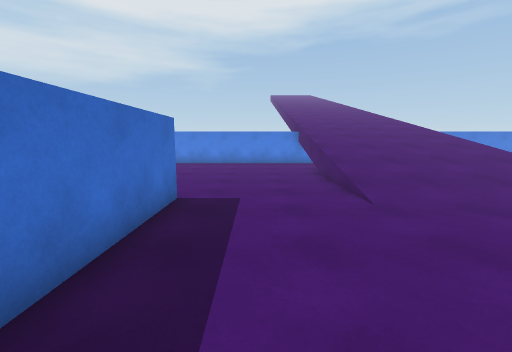
view 1 (above)

19 first-person views from a walk through a Unity game level. The camera is 1.5 m above the floor, tilts 8° down and sees 90° across. The floor is counted in squares, 1 m on a side. Each view is taken from the middle of a square. On the plan, view 1 faces up. The plan holds only what a view shows up to about 13 squares ahead; the rest is blank. The place goes on beyond the plan. The player character is not drawn. Surface patterns are stand-ins for the level's own textures.

view 2
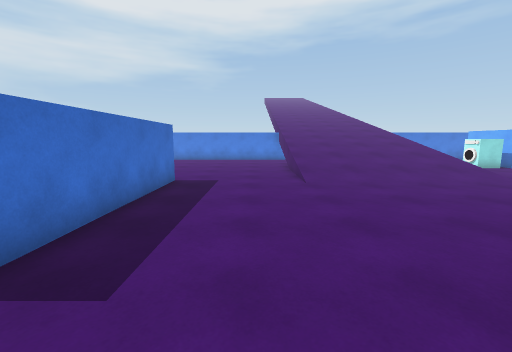

view 3
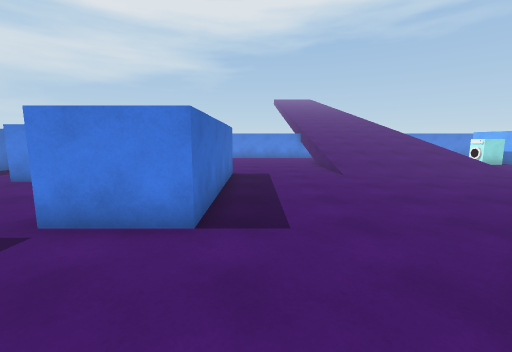

view 4
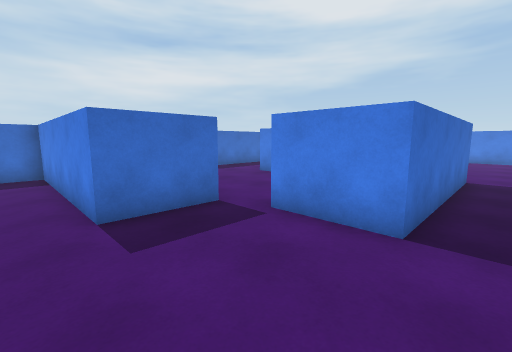

view 5
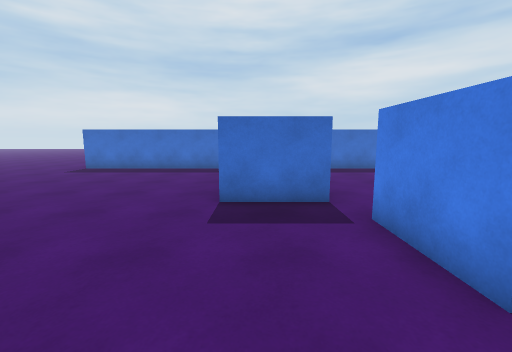

view 6
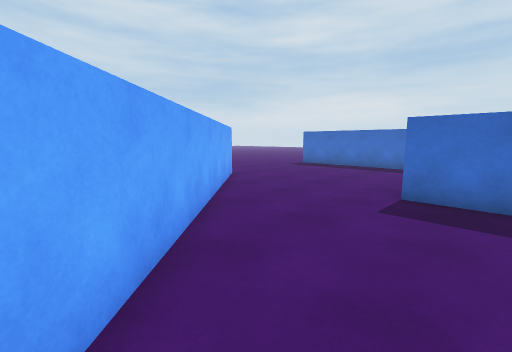

view 7
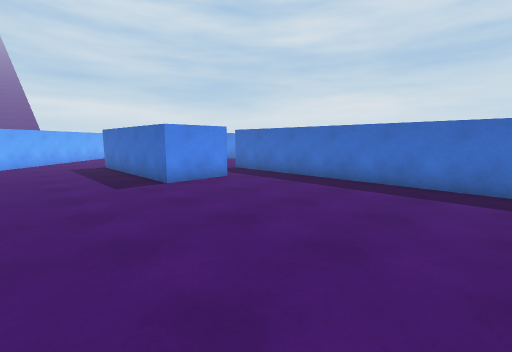

view 8
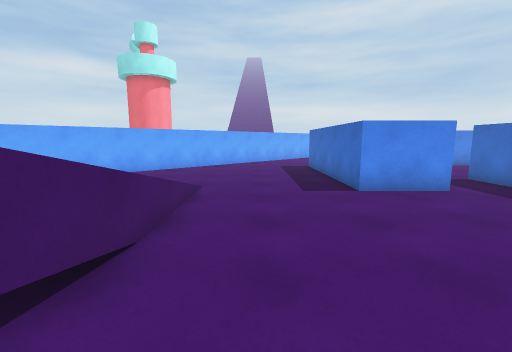

view 9
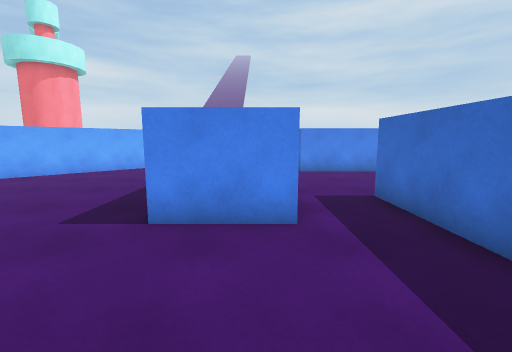

view 10
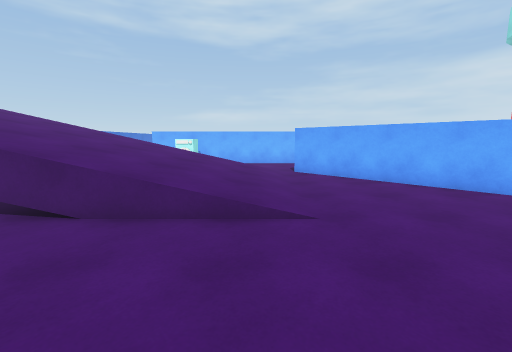

view 11
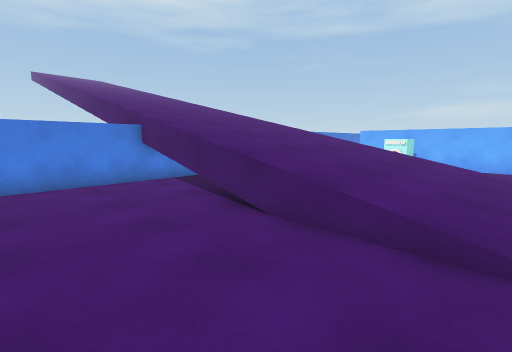

view 12
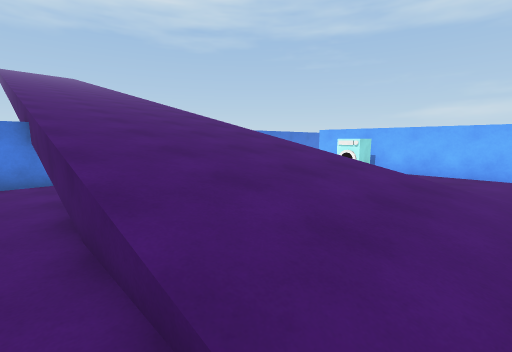

view 13
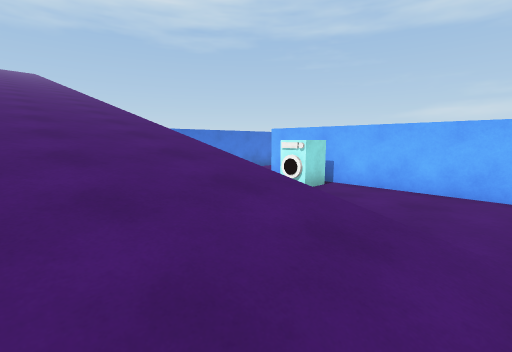

view 14
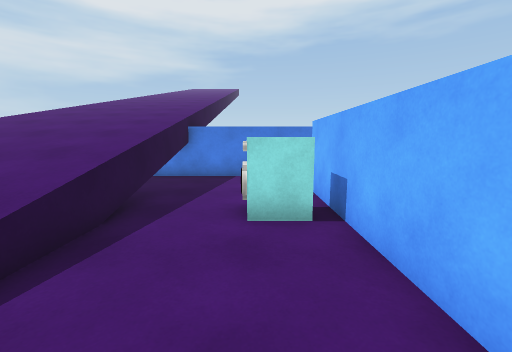

view 15
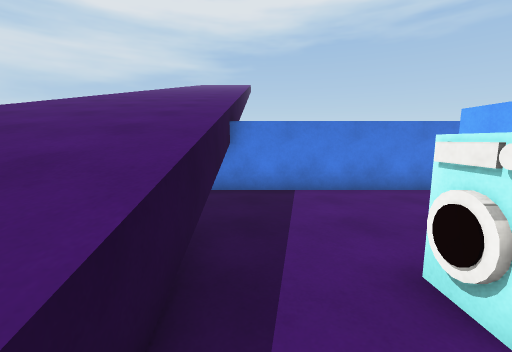

view 16
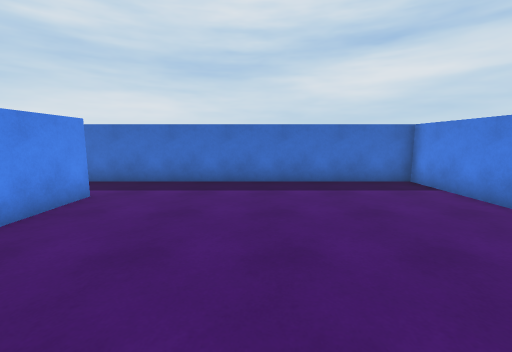

view 17
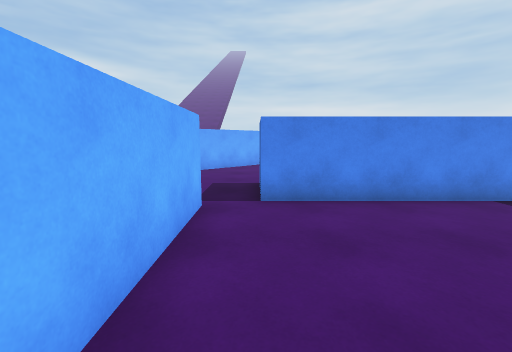

view 18
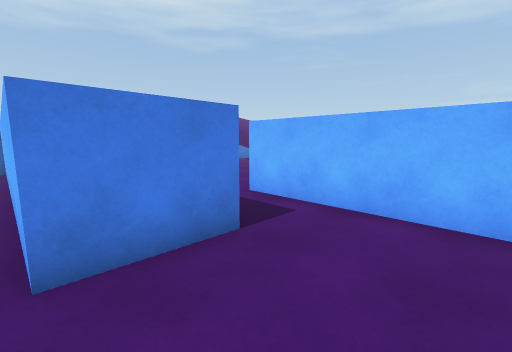

view 19
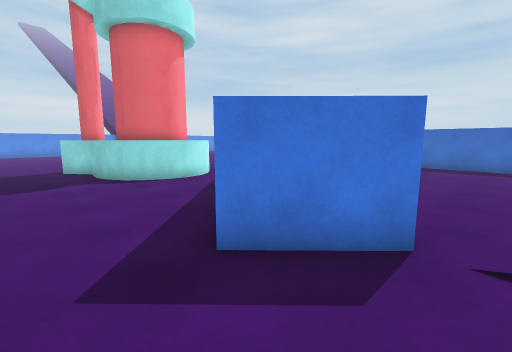

### Floor plan
Key: @ floor where view 1 was taken; # wall or solid block; . main floor; : floor 0.5 m higher than the main floor; + floor 2 m higher than the main floor; * floor 2.5 m higher than the main floor; / step, stairs or slope; = window, fence, low wall or low ledge; ^ raised ledge; v drop or lower ground; O other object.
Columns run from 10 left of view 1 to 16 right of it. Each row starts with its distance up from view 1.
 19              ///////#
 18              ///////=
 17     +++  ++++///////*++++++
 16 v  ..........///////#......
 15 .  ..........///////#.....
 14 .  ..........///////#....#
 13 .  ..........///////#....+
 12 .  ..........///////=..OO+
 11 .  ..........///////=..OO+
 10 .  ..........///////=....+
  9 .  ..........///////=....+
  8 .  ..........///////:....+
  7 .  ..........////////....+
  6 .  ..####................+
  5 .  ..#  #...........#...
  4 .....#  #..........###...
  3 .....#  #.........## ##..
  2 .....#  #........##   ...
  1 .....#  #.......##   ....
  0 .....## #.@....##   .....
 -1 #####.###.....##   ......
 -2     #........##   .......
 -3     #.......##    .^.....
 -4 #####......##    ^^^^....
 -5 ..........##      ^ ^^...
 -6 .........##         ^^...
 -7 ........##           O...
 -8 .......##           OOO..
 -9 ......##              ...
-10 .....##               ...

Where each view was taken, in squares from view 1:
view 1: 0 up, 0 right, facing up
view 2: 3 down, 1 right, facing up
view 3: 5 down, 1 left, facing up
view 4: 5 down, 1 left, facing up-left
view 5: 3 down, 0 right, facing left
view 6: 2 down, 1 right, facing down-left
view 7: 15 up, 2 right, facing down-left
view 8: 14 up, 1 right, facing down
view 9: 11 up, 4 left, facing down
view 10: 7 up, 2 left, facing right
view 11: 7 up, 1 left, facing up-right
view 12: 6 up, 2 right, facing up-right
view 13: 6 up, 6 right, facing up-right
view 14: 6 up, 13 right, facing up
view 15: 9 up, 11 right, facing up
view 16: 11 up, 2 right, facing left
view 17: 5 up, 6 left, facing down
view 18: 1 up, 10 left, facing up-right
view 19: 6 up, 14 right, facing down-left
